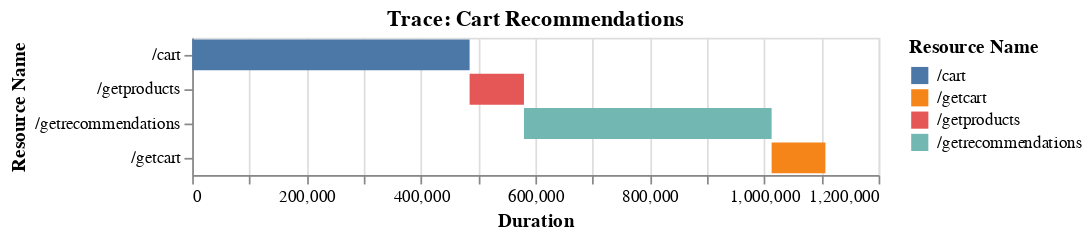

Notebook cell for this chart:
### Code cell
plotTraceAgg('Cart Recommendations')

### Figure 1 — Vega-Lite specification as saved in the notebook (floating-point values rounded to 4 significant figures)
{"config": {"view": {"continuousWidth": 400, "continuousHeight": 300}}, "data": {"name": "data-a04fa250515b6affcf4b1bacdccd72d9"}, "mark": "bar", "encoding": {"color": {"type": "nominal", "field": "Resource Name"}, "tooltip": [{"type": "quantitative", "field": "Avg Duration"}, {"type": "quantitative", "field": "Median Data Transfered"}, {"type": "nominal", "field": "Error Rate"}], "x": {"type": "quantitative", "field": "duration_start", "title": "Duration"}, "x2": {"field": "duration_end"}, "y": {"type": "nominal", "field": "Resource Name", "sort": null}}, "title": "Trace: Cart Recommendations", "$schema": "https://vega.github.io/schema/vega-lite/v4.8.1.json", "datasets": {"data-a04fa250515b6affcf4b1bacdccd72d9": [{"Resource Name": "/cart", "Avg Duration": 485000, "Trace_ID": "Cart Recommendations", "duration_start": 0, "duration_end": 485000, "Data Transfered:Q": 6185.0, "Median Data Transfered": 9058.0, "Error Rate": "No Error"}, {"Resource Name": "/getproducts", "Avg Duration": 95000, "Trace_ID": "Cart Recommendations", "duration_start": 485000, "duration_end": 580000, "Data Transfered:Q": 9654.0, "Median Data Transfered": 3160.0, "Error Rate": "No Error"}, {"Resource Name": "/getrecommendations", "Avg Duration": 433000, "Trace_ID": "Cart Recommendations", "duration_start": 580000, "duration_end": 1013000, "Data Transfered:Q": 2399.0, "Median Data Transfered": 1224.0, "Error Rate": "No Error"}, {"Resource Name": "/getcart", "Avg Duration": 94000, "Trace_ID": "Cart Recommendations", "duration_start": 1013000, "duration_end": 1107000, "Data Transfered:Q": 6639.0, "Median Data Transfered": 9047.0, "Error Rate": "No Error"}]}}
